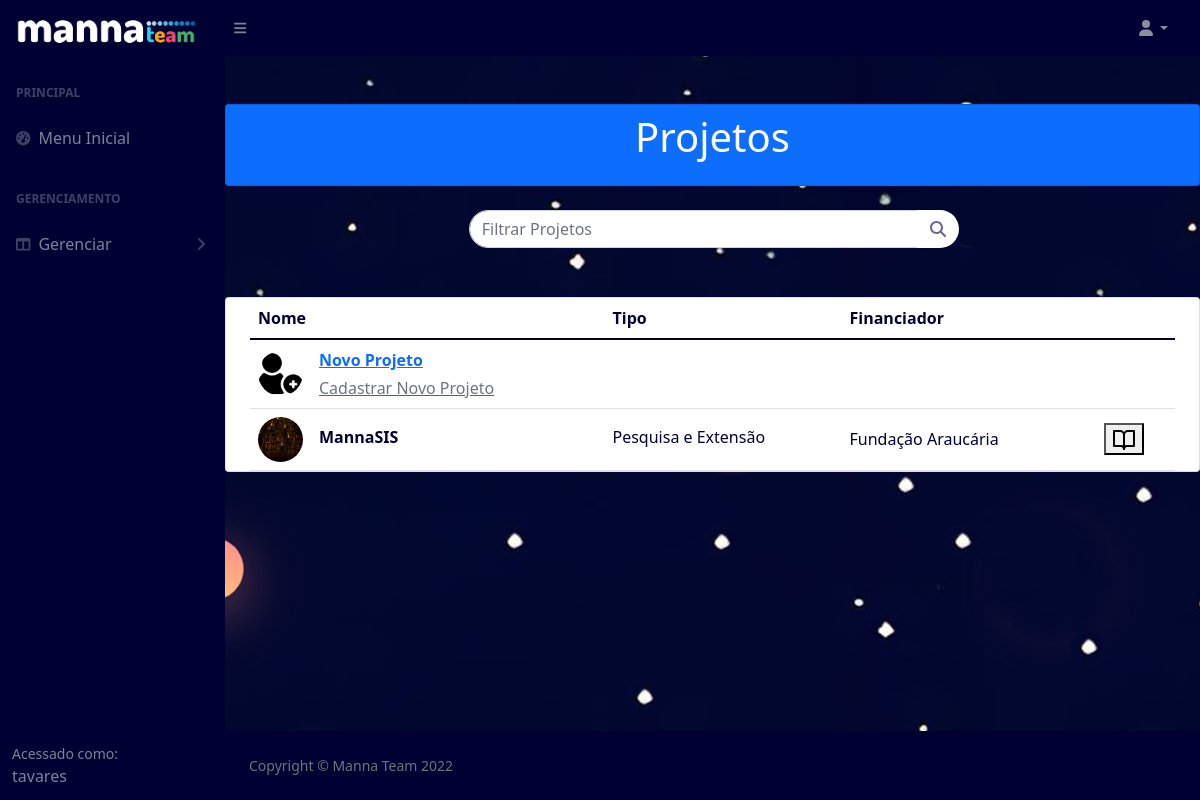
Screenshot of /projetos (signed in) with the database file from the repository.
### pages/models.py (models this page shows, shortened)
class Project(models.Model):
    photo = models.ImageField('Foto', upload_to='./static/uploads/photos/project')
    name = models.CharField('Nome do Projeto', max_length=100)
    institution = models.ForeignKey('Institution',on_delete=models.PROTECT, verbose_name="Instituição")
    ptype = models.CharField('Tipo do Projeto', max_length=100)
    financier = models.CharField('Financiador', max_length=200)
    description = models.CharField('Descrição', max_length=2000)
    relatory = models.FileField('Relatório', upload_to='./static/uploads/relatory/project', blank=True, null=True)

### pages/views.py (the view)
# urls.py: path('projetos', ProjectList.as_view(), name="projetos"),
class ProjectList(LoginRequiredMixin, ListView):
	login_url = reverse_lazy('login')
	model = Project
	template_name = 'pages/project-list.html'

### pages/templates/pages/project-list.html (shortened to what this page needs)
{% extends 'pages/base.html' %}
{% load static %}
{% block content %}
<section class="pricing py-5">
<div class="container">
  <div class="row">
  <div class="card mb-4 bg-primary">
  <header class="bg-primary text-center py-2 mb-2">
    <div class="container">
      <h1 class="fw-light text-white">Projetos</h1>
    </div>
  </header>
  </div>
  <div id="content">
    <form class='form-inline' method="POST" action="{% url 'filtro-projeto' %}">
      <div class="input-group">
        <input type='text' name='search' class="form-control search-form " placeholder="Filtrar Projetos">
        <span class="input-group-btn" style="width:39px">
          <button id="search-this" type="submit" class="pull-right btn btn-default search-btn">
              <i class="fa fa-search"></i>
          </button>
        </span>
      </div>
    </form>
  </div>
  <div class="card mb-4 bg-white">
  <div class="container">
    <div class="row">
      <table id ="table" class="table align-middle mb-0 bg-white">
        <thead class="bg-white">
          <tr>
            <th>Nome</th>
            <th>Tipo</th>
            <th>Financiador</th>
          </tr>
        </thead>
        <tbody>
          <tr>
            <td>
              <div class="d-flex align-items-center">
                <img
                    src="{% static 'img/plus.png' %}"
                    alt=""
                    style="width: 45px; height: 45px"
                    class="rounded-circle"
                    />
                <div class="ms-3">
                  <a href="{% url 'cadastro-projeto' %}">
                  <p class="fw-bold mb-1">Novo Projeto</p>
                  <p class="text-muted mb-0">Cadastrar Novo Projeto</p></a>
                </div>
              </div>
            </td>
            <td>
            </td>
            <td>
            </td>
            <td></td>
            <td>
            </td>
          </tr>
          {% for project in object_list %}
          <tr>
            <td>
              <div class="d-flex align-items-center">
                <img
                    src="{{project.photo}}"
                    alt=""
                    style="width: 45px; height: 45px"
                    class="rounded-circle"
                    />
                <div class="ms-3">
                  <p class="fw-bold mb-1">{{project.name}}</p>
                </div>
              </div>
            </td>
            <td>
              <p class="fw-normal mb-1">{{project.ptype}}</p>
            </td>
            <td>
             {{project.financier}}
            <td>
              <td>
                <form method="POST" action="{% url 'projeto' %}">
                <button type="submit"><h6 data-feather="book-open"></h6></button>
                </form>
              </td>
          </tr>
        {% endfor %}
        </tbody>
      </table>
    </div>
  </div>
</div>
 </div>
</div>
</section>
        {% endblock %}

### pages/templates/pages/base.html (shortened to what this page needs)
{% load static %}
{% block head %}
<!DOCTYPE html>
<html lang="en">
<head>
    <link href="https://cdn.jsdelivr.net/npm/simple-datatables@latest/dist/style.css" rel="stylesheet" />
    <link href="{% static 'css/styles.css' %}" rel="stylesheet" />
</head>
<body class="sb-nav-fixed">
    <nav class="sb-topnav navbar navbar-expand navbar-dark bg-dark">
        <a class="navbar-brand ps-3" href="{% url 'index' %}"><img src="{% static 'img/logo.png' %}" height="50"
                width="180" /></a>
        <button class="btn btn-link btn-sm order-1 order-lg-0 me-4 me-lg-0" id="sidebarToggle" href="#!"><i
                class="fas fa-bars"></i></button>
        <ul class="navbar-nav ms-auto ms-md-0 me-3 me-lg-4">
            <li class="nav-item dropdown">
                <a class="nav-link dropdown-toggle" id="navbarDropdown" href="#" role="button" data-bs-toggle="dropdown"
                    aria-expanded="false"><i class="fas fa-user fa-fw"></i></a>
            </li>
        </ul>
    </nav>
    <div id="layoutSidenav">
        <div id="layoutSidenav_nav">
            <nav class="sb-sidenav accordion sb-sidenav-dark" id="sidenavAccordion">
                <div class="sb-sidenav-menu">
                    <div class="nav">
                        <div class="sb-sidenav-menu-heading">Principal</div>
                        <a class="nav-link" href="{% url 'index' %}">
                            <div class="sb-nav-link-icon"><i class="fas fa-tachometer-alt"></i></div>
                            Menu Inicial
                        </a>
                        <div class="sb-sidenav-menu-heading">Gerenciamento</div>
                        <a class="nav-link collapsed" href="#" data-bs-toggle="collapse"
                            data-bs-target="#collapseLayouts" aria-expanded="false" aria-controls="collapseLayouts">
                            <div class="sb-nav-link-icon"><i class="fas fa-columns"></i></div>
                            Gerenciar
                            <div class="sb-sidenav-collapse-arrow"><i class="fas fa-angle-down"></i></div>
                        </a>
                    </div>
                </div>
                <div class="sb-sidenav-footer">
                    <div class="small">Acessado como:</div>
                    {{request.user.username}}
                </div>
            </nav>
        </div>
        <div id="layoutSidenav_content">
            {% endblock %}
            {% block content %}
            {% endblock %}
            {% block footer %}
            <footer class="py-4 bg-dark mt-auto">
                <div class="container-fluid px-4">
                    <div class="d-flex align-items-center justify-content-between small">
                        <div class="text-muted">Copyright &copy; Manna Team 2022</div>
                    </div>
                </div>
            </footer>
        </div>
    </div>
    {% endblock %}
</body>
</html>

### rows the page displays
Project: photo (picture), name "MannaSIS", ptype "Pesquisa e Extensão", financier "Fundação Araucária"

### other values shown
{{ request.user.username }} "tavares"
